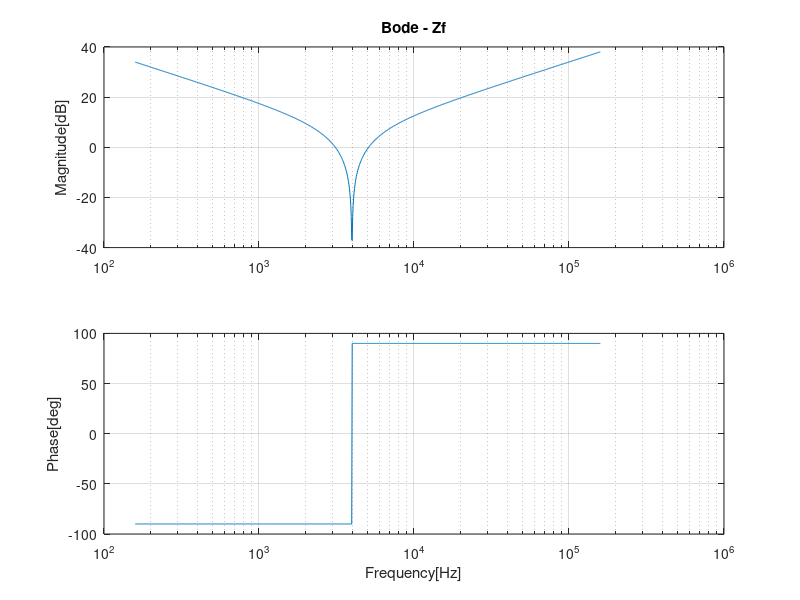

The MATLAB script that drew this image:
% Series LC Filter

clear all; % clear all code
close all; % close all windows
clc; % command line clear

% Load the control package for transfer functions [tf]
pkg load control

% Define filter parameters
C = 20e-06;
L = 80e-06;

% Setup a transfer function in the `s` domain [laplace]
s = tf('s');

% Transfer function for impedance [Zf]
Zf = (L * s) + (1 /  (C * s));

% Bode plot of the impedance response
[bode_mag, bode_pha, bode_w] = bode(Zf);

bode_hz = bode_w / (2 * pi); % Convert from rps to hz
bode_mag_db = 20 * (log10(bode_mag)); % Convert from ratio to dB

% Manual bode plots with Hz [not Rad/s]
figure
subplot(2,1,1); % Subplot 1 of (2,1)
semilogx(bode_hz, bode_mag_db); % Plot the magnitude
zoom on;
grid on;
title('Bode - Zf');
ylabel('Magnitude[dB]');

subplot(2,1,2); % Subplot 2 of (2,1)
semilogx(bode_hz, bode_pha); % Plot the phase
grid on;
zoom on;
ylabel('Phase[deg]');
xlabel('Frequency[Hz]');

% Manually calculating the filter impedance at some frequency of interest.
% Note, to calculate Zf (Ohms) from the bode plot: Zf = 10^(dB/20) or ...
% Note, to calculate dB from the Cf calculation = 20*Log(Zf)
f = 4000; % What frequency do we want to calculate the filter impedance?
% L & C in series
Zf_Ohms = abs(((1/(2*pi*f*C))*(-i)) + ((2*pi*f*L)*(i)));
